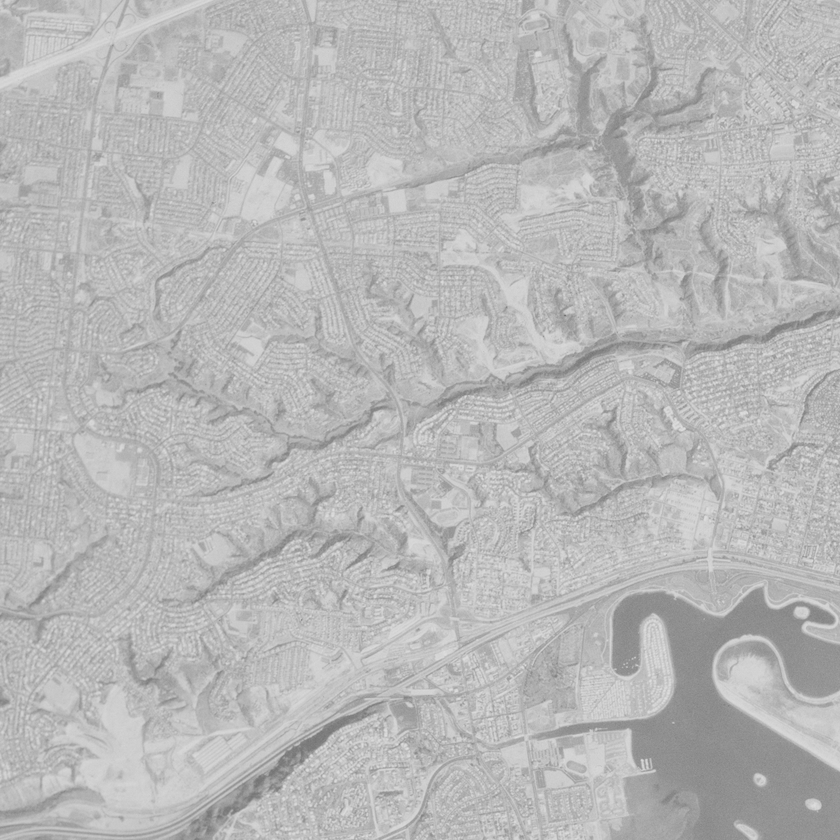
#> input picture image.tiff, 840 x 840 px, shrunk from 1024 x 1024 before the run
$ python jpeg.py
#> lines starting #> are read from the running program, lines starting #| are printed output that depends on the picture; after the words box and inside, x2 and y2 are one past the last pixel; in counts of white or black regions, pixels touching at a corner belong together
import numpy as np
import cv2
from scipy import fftpack

IMAGE_PATH = "./image.tiff"
QUANTIZATION_MATRIX = [
    [16, 11, 10, 16, 24, 40, 51, 61],
    [12, 12, 14, 19, 26, 58, 60, 55],
    [14, 13, 16, 24, 40, 57, 69, 56],
    [14, 17, 22, 29, 51, 87, 80, 62],
    [18, 22, 37, 56, 68, 109, 103, 77],
    [24, 35, 55, 64, 81, 104, 113, 92],
    [49, 64, 78, 87, 103, 121, 120, 101],
    [72, 92, 95, 98, 112, 100, 103, 99]
]

def pad_image(image):
	width, height = image.shape
	width_padd, height_padd = 8 - width % 8, 8 - height % 8
	padded_image = np.zeros((width + width_padd, height + height_padd))
	# putting originial image in middle
	padded_image[width_padd//2:width + width_padd//2,
				 height_padd//2:height + height_padd//2] = image
	return padded_image

def jpeg_trans(image):

	def block_tansform(block):
		#applies DCT on this 8x8 block and then quantizes it with jpeg quantization matrix
		dct_block = fftpack.dct(fftpack.dct(block, axis=0, norm='ortho'), axis=1, norm='ortho')
		return np.around(dct_block / QUANTIZATION_MATRIX)

	# normalize image
	image -= 127
	jpeg_image = np.zeros(image.shape)
	width, height = image.shape
	for i in range(0, width, 8):
		for j in range(0, height, 8):
			jpeg_image[i:i + 8, j:j + 8] = block_tansform(image[i:i + 8, j:j + 8])
	return jpeg_image

def inverse_jpeg_trans(jpeg_image):

	def block_inverse_transform(jpeg_block):
		# dequantises block and then applies IDCT on this 8x8 block
		jpeg_block *= QUANTIZATION_MATRIX
		return fftpack.idct(fftpack.idct(jpeg_block, axis=0, norm='ortho'), axis=1, norm='ortho')
	image = np.zeros(jpeg_image.shape)
	width, height = image.shape
	for i in range(0, width, 8):
		for j in range(0, height, 8):
			image[i:i + 8, j:j + 8] = block_inverse_transform(jpeg_image[i:i + 8, j:j + 8])
	return image + 127 # returns denormalized image

def main():
	image = cv2.imread(IMAGE_PATH, cv2.IMREAD_GRAYSCALE)
#> image is the input picture: shape (840, 840); min 113, max 223, mean 183.7
	padded_image = pad_image(image)
#> in pad_image, `padded_image[width_padd//2:width + width_padd//2, height_padd//2:heigh..`:
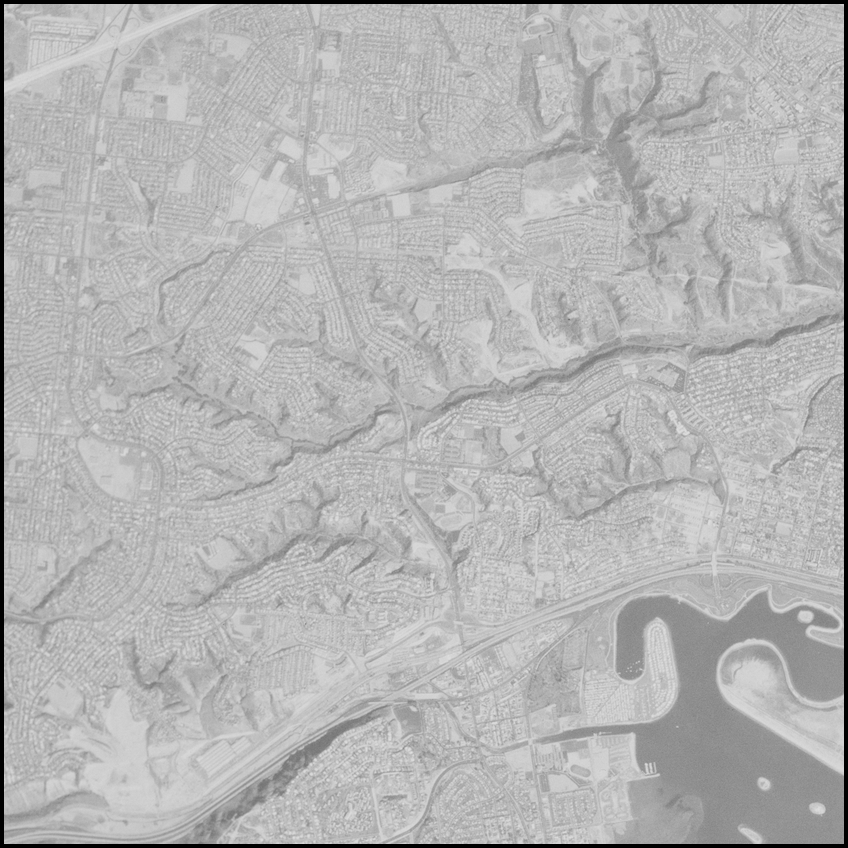
#> padded_image: shape (848, 848) float64; min 0, max 223, mean 180.2
	jpeg_image = jpeg_trans(padded_image)
#> in jpeg_trans, `image -= 127`:
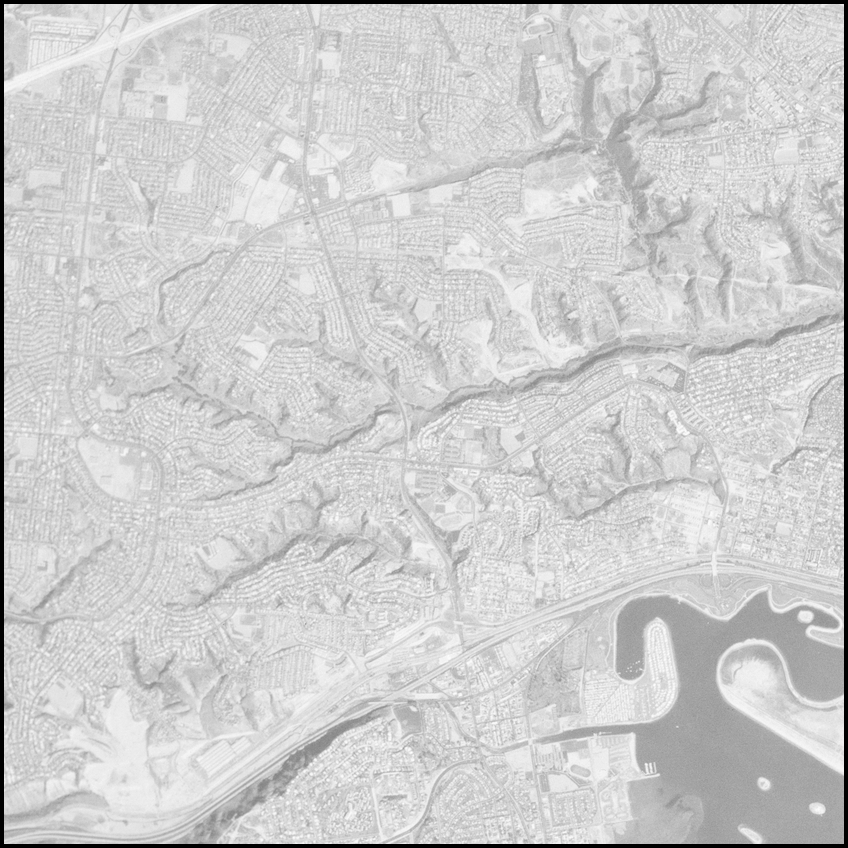
#> image: shape (848, 848) float64; min -127, max 96, mean 53.2; drawn with min black and max white
#> after the loop in jpeg_trans, `for i in range(0, width, 8):`:
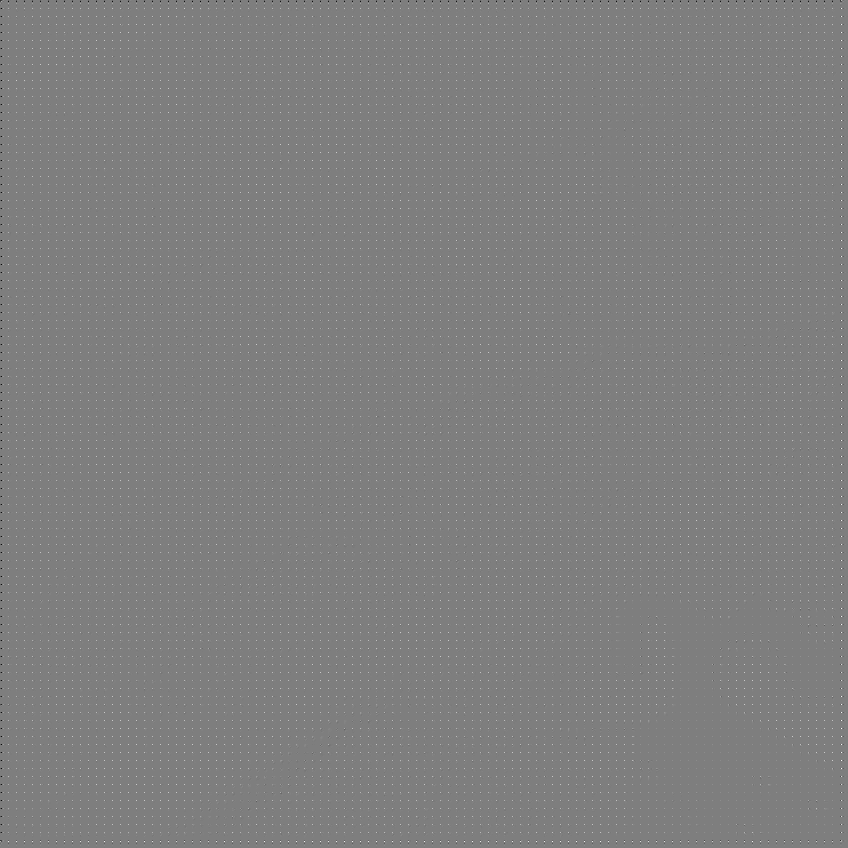
#> jpeg_image: shape (848, 848) float64; min -68, max 69, mean 0.4; drawn with min black and max white
	percentage_of_non_zero = np.sum(jpeg_image != 0) / np.multiply(*jpeg_image.shape) * 100
#> percentage_of_non_zero = 14.91
	print("only {}% of jpeg image is not zero".format(int(percentage_of_non_zero)))
#| only 14% of jpeg image is not zero
	normal_image = inverse_jpeg_trans(jpeg_image)
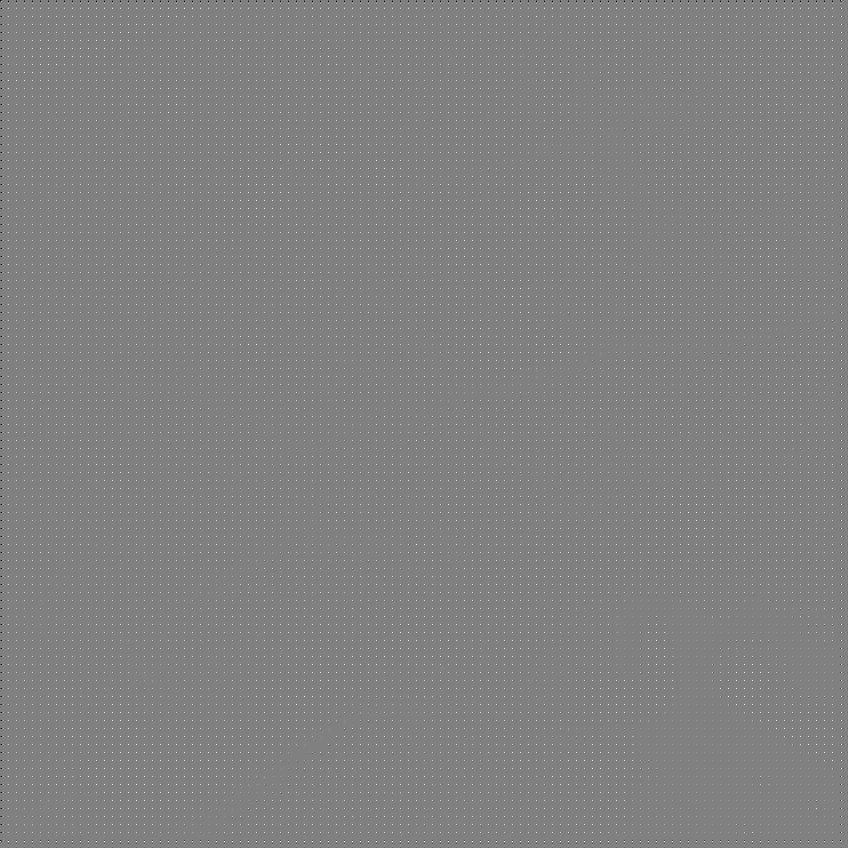
#> jpeg_image: shape (848, 848) float64; 14.91% of pixels changed, all inside (x1, y1, x2, y2) = (0, 0, 848, 848); drawn with min black and max white
	cv2.imwrite("retrans_image.tiff", normal_image)

main()
